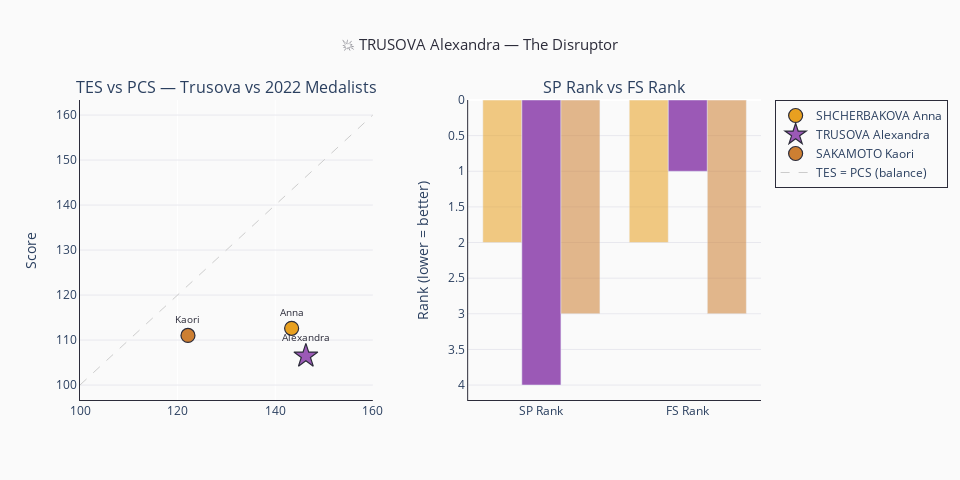

Here is the notebook cell this chart was saved with:
### Markdown cell above
In 2014, Hanyu was already above the medalist average on tech dominance — and he was 19.
By 2018, he pushed further. By 2022, still a top-4 finish despite a season-long ankle injury.

The TES bar just… keeps growing. But the PCS never collapses.
That's the mark of a technician who never forgot to perform.

---

### 💥 Alexandra Trusova — The Disruptor

*2022 Beijing. Five quads. Silver medal. One of the most electric free skates in Olympic history.*

Trusova didn't just push the technical ceiling — she demolished it.
Five quad jumps in a single free skate. No woman had ever attempted that.
She landed them. She lost the gold anyway. [Very Controversial]

The data here is almost uncomfortably revealing.

### Code cell
last     = 'TRUSOVA'
meta     = LEGENDS[last]
skater_t = df_agg[df_agg['skater'].str.upper().str.contains(last)].sort_values('year')

cycle_med = df_agg[
    (df_agg['year'].isin(skater_t['year'])) &
    (df_agg['gender'] == 'W') &
    (df_agg['medal'].isin([1, 2, 3]))
].copy()

fig_t = make_subplots(
    rows=1, cols=2,
    subplot_titles=['TES vs PCS — Trusova vs 2022 Medalists', 'SP Rank vs FS Rank'],
    column_widths=[0.5, 0.5], horizontal_spacing=0.14
)

medal_colors = {1: GOLD_COLOR, 2: '#c0c0c0', 3: '#cd7f32'}

for _, row in cycle_med.iterrows():
    is_trusova = 'TRUSOVA' in str(row['skater']).upper()
    fig_t.add_trace(go.Scatter(
        x=[row['tes_total']], y=[row['pcs_total']],
        mode='markers+text', name=row['skater'],
        text=[row['skater'].split()[-1]], textposition='top center',
        textfont=dict(size=10, color=SPINE_COLOR),
        marker=dict(
            size=18 if is_trusova else 14,
            color=meta['color'] if is_trusova else medal_colors.get(row['medal'], '#aaa'),
            symbol='star' if is_trusova else 'circle',
            line=dict(color=SPINE_COLOR, width=1.2)
        ),
        hovertemplate=(
            f"<b>{row['skater']}</b><br>"
            f"TES: {row['tes_total']:.2f}<br>"
            f"PCS: {row['pcs_total']:.2f}<br>"
            f"Tech Dom: {row['tech_dominance']:.1%}<extra></extra>"
        ),
        showlegend=True
    ), row=1, col=1)

fig_t.add_trace(go.Scatter(
    x=[100, 160], y=[100, 160], mode='lines', name='TES = PCS (balance)',
    line=dict(color='#cccccc', width=1, dash='dash'), showlegend=True
), row=1, col=1)

for _, row in cycle_med.iterrows():
    is_trusova = 'TRUSOVA' in str(row['skater']).upper()
    fig_t.add_trace(go.Bar(
        name=str(row['skater']).split()[-1],
        x=['SP Rank', 'FS Rank'], y=[row['sp_rank'], row['fs_rank']],
        marker_color=meta['color'] if is_trusova else medal_colors.get(row['medal'], '#aaa'),
        opacity=1.0 if is_trusova else 0.55, showlegend=False,
        hovertemplate=f"<b>{row['skater']}</b><br>%{{x}}: %{{y}}<extra></extra>"
    ), row=1, col=2)

fig_t.update_yaxes(autorange='reversed', row=1, col=2,
                   title_text='Rank (lower = better)',
                   gridcolor='#e8e8ee', linecolor=SPINE_COLOR)
fig_t.update_yaxes(title_text='Score', gridcolor='#e8e8ee', linecolor=SPINE_COLOR, row=1, col=1)
fig_t.update_xaxes(linecolor=SPINE_COLOR)
fig_t.update_layout(
    barmode='group',
    title=dict(text=f'{meta["emoji"]} TRUSOVA Alexandra — {meta["label"]}',
               font=dict(size=15, color=SPINE_COLOR), x=0.5, xanchor='center'),
    plot_bgcolor=BG_COLOR, paper_bgcolor=BG_COLOR,
    legend=dict(bordercolor=SPINE_COLOR, borderwidth=1),
    hoverlabel=dict(bgcolor='white', bordercolor=SPINE_COLOR, font_size=12),
    width=960, height=480
)
fig_t.show()

### Figure 1 — Plotly figure (JSON) as saved in the notebook; plotly's stock layout.template omitted (floating-point values rounded to 4 significant figures)
{"data": [{"hovertemplate": "<b>SHCHERBAKOVA Anna</b><br>TES: 143.36<br>PCS: 112.59<br>Tech Dom: 56.0%<extra></extra>", "marker": {"color": "#e8a020", "line": {"color": "#2c2c3a", "width": 1.2}, "size": 14, "symbol": "circle"}, "mode": "markers+text", "name": "SHCHERBAKOVA Anna", "showlegend": true, "text": ["Anna"], "textfont": {"color": "#2c2c3a", "size": 10}, "textposition": "top center", "type": "scatter", "x": [143.4], "xaxis": "x", "y": [112.6], "yaxis": "y"}, {"hovertemplate": "<b>TRUSOVA Alexandra</b><br>TES: 146.28<br>PCS: 106.45<br>Tech Dom: 57.9%<extra></extra>", "marker": {"color": "#9b59b6", "line": {"color": "#2c2c3a", "width": 1.2}, "size": 18, "symbol": "star"}, "mode": "markers+text", "name": "TRUSOVA Alexandra", "showlegend": true, "text": ["Alexandra"], "textfont": {"color": "#2c2c3a", "size": 10}, "textposition": "top center", "type": "scatter", "x": [146.3], "xaxis": "x", "y": [106.5], "yaxis": "y"}, {"hovertemplate": "<b>SAKAMOTO Kaori</b><br>TES: 122.12<br>PCS: 111.01<br>Tech Dom: 52.4%<extra></extra>", "marker": {"color": "#cd7f32", "line": {"color": "#2c2c3a", "width": 1.2}, "size": 14, "symbol": "circle"}, "mode": "markers+text", "name": "SAKAMOTO Kaori", "showlegend": true, "text": ["Kaori"], "textfont": {"color": "#2c2c3a", "size": 10}, "textposition": "top center", "type": "scatter", "x": [122.1], "xaxis": "x", "y": [111.0], "yaxis": "y"}, {"line": {"color": "#cccccc", "dash": "dash", "width": 1}, "mode": "lines", "name": "TES = PCS (balance)", "showlegend": true, "type": "scatter", "x": [100, 160], "xaxis": "x", "y": [100, 160], "yaxis": "y"}, {"hovertemplate": "<b>SHCHERBAKOVA Anna</b><br>%{x}: %{y}<extra></extra>", "marker": {"color": "#e8a020"}, "name": "Anna", "opacity": 0.55, "showlegend": false, "type": "bar", "x": ["SP Rank", "FS Rank"], "xaxis": "x2", "y": [2, 2], "yaxis": "y2"}, {"hovertemplate": "<b>TRUSOVA Alexandra</b><br>%{x}: %{y}<extra></extra>", "marker": {"color": "#9b59b6"}, "name": "Alexandra", "opacity": 1, "showlegend": false, "type": "bar", "x": ["SP Rank", "FS Rank"], "xaxis": "x2", "y": [4, 1], "yaxis": "y2"}, {"hovertemplate": "<b>SAKAMOTO Kaori</b><br>%{x}: %{y}<extra></extra>", "marker": {"color": "#cd7f32"}, "name": "Kaori", "opacity": 0.55, "showlegend": false, "type": "bar", "x": ["SP Rank", "FS Rank"], "xaxis": "x2", "y": [3, 3], "yaxis": "y2"}], "layout": {"annotations": [{"font": {"size": 16}, "showarrow": false, "text": "TES vs PCS — Trusova vs 2022 Medalists", "x": 0.215, "xanchor": "center", "xref": "paper", "y": 1, "yanchor": "bottom", "yref": "paper"}, {"font": {"size": 16}, "showarrow": false, "text": "SP Rank vs FS Rank", "x": 0.785, "xanchor": "center", "xref": "paper", "y": 1, "yanchor": "bottom", "yref": "paper"}], "barmode": "group", "height": 480, "hoverlabel": {"bgcolor": "white", "bordercolor": "#2c2c3a", "font": {"size": 12}}, "legend": {"bordercolor": "#2c2c3a", "borderwidth": 1}, "paper_bgcolor": "#fafafa", "plot_bgcolor": "#fafafa", "title": {"font": {"color": "#2c2c3a", "size": 15}, "text": "💥 TRUSOVA Alexandra — The Disruptor", "x": 0.5, "xanchor": "center"}, "width": 960, "xaxis": {"anchor": "y", "domain": [0, 0.43], "linecolor": "#2c2c3a"}, "xaxis2": {"anchor": "y2", "domain": [0.57, 1], "linecolor": "#2c2c3a"}, "yaxis": {"anchor": "x", "domain": [0, 1], "gridcolor": "#e8e8ee", "linecolor": "#2c2c3a", "title": {"text": "Score"}}, "yaxis2": {"anchor": "x2", "autorange": "reversed", "domain": [0, 1], "gridcolor": "#e8e8ee", "linecolor": "#2c2c3a", "title": {"text": "Rank (lower = better)"}}}}
